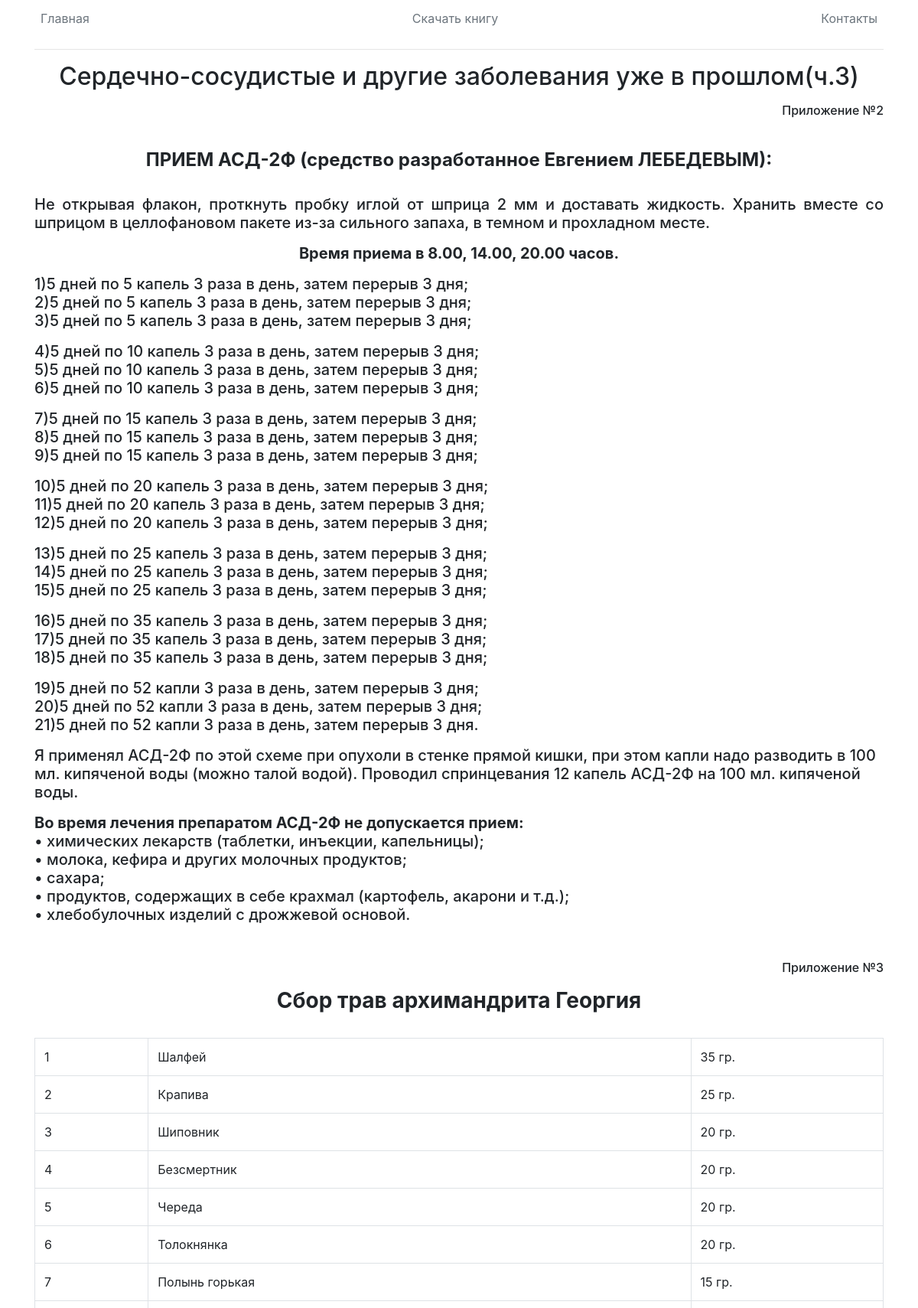
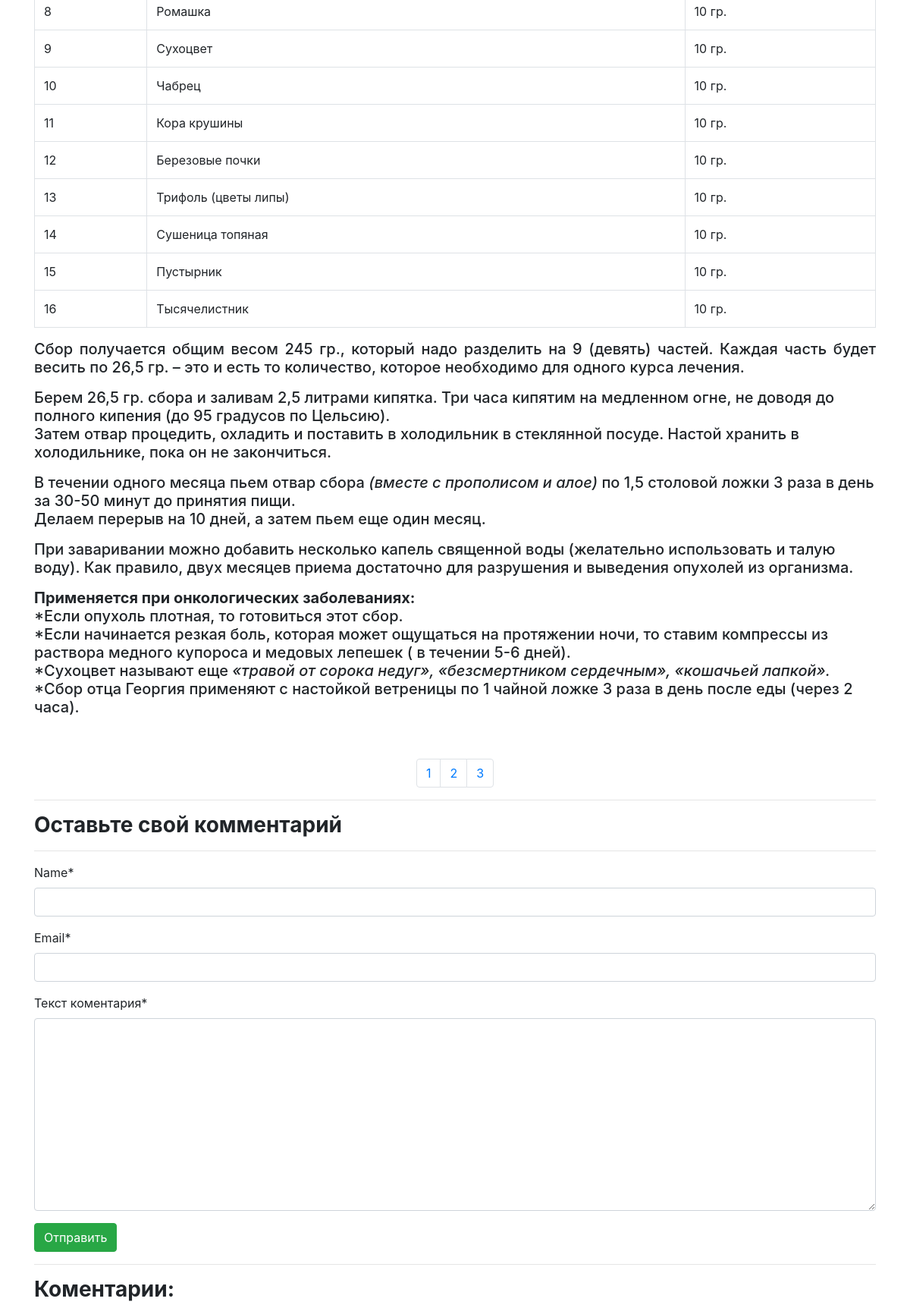
Screenshot of /3/ with the database file from the repository (2 pictures, top to bottom).
### myblog/models.py (models this page shows, shortened)
class Articles(models.Model):
    title = models.CharField(max_length=250)
    post = models.TextField()
    date = models.DateTimeField(auto_now_add=True)

### myblog/views.py (the view)
# urls.py: path('<int:pk>/', views.show),
def show(request, pk=1):
    post = Articles.objects.get(id=pk)
    comments = Comment.objects.all()
    if request.method == "POST":
        form = CommentForm(request.POST)
        if form.is_valid():
            comm = form.save(commit=False)
            comm.post = post
            comm.save()
    else:
        form = CommentForm()
    return render(request, "blog/post.html", {'post': post, 'form': form, 'comments': comments})

### myblog/forms.py
class CommentForm(forms.ModelForm):
    class Meta:
        model = Comment
        fields = ('name', 'email', 'text',)
    pass

### myblog/templates/blog/post.html (shortened to what this page needs)
{% extends 'blog/base.html' %}
{% load crispy_forms_tags %}
{% block content %}
<body>
    <hr class="blog-post">
        <h2 class="blog-post-title"><center>{{post.title}}</center></h2>
          <p>{{post.post|safe|linebreaks}}</p><br/>
          <p>
                <nav aria-label="Page navigation example">
                    <ul class="pagination justify-content-center">
                        <li class="page-item"><a class="page-link" href="/">1</a></li>
                        <li class="page-item"><a class="page-link" href="/2">2</a></li>
                        <li class="page-item"><a class="page-link" href="/3">3</a></li>
                    </ul>
                </nav>
            <hr><h3><b>Оставьте свой комментарий</b></h3><hr>
            <form action="/" method="post">
            {{form|crispy}}
            <button type="submit" class="btn btn-success">Отправить</button>
            </form>
            <hr><h3><b>Коментарии:</b></h3>
    </div>
</body>
{% endblock content %}

### rows the page displays
Articles: title "Сердечно-сосудистые и другие заболевания уже в прошлом(ч.3)", post "Приложение №2 ПРИЕМ АСД-2Ф (средство разработанное Евгением ЛЕБЕДЕВЫМ): Не открывая флакон, проткнуть пробку иглой от шприца 2 мм и доставать жидкость. Хранить вместе со шприцом в целлофановом пакете из-за сильного запаха, в темном и прохладном месте. Время приема в 8.00, 14.00, 20.00 часов. 1)5 дней по 5 капель 3 раза в день, затем перерыв 3 дня; 2)5 дней по 5 капель 3 раза в день, затем перерыв 3 дня; 3)5 дней по 5 капель 3 раза в день, затем перерыв 3 дня; 4)5 дней по 10 капель 3 раза в день, затем перерыв 3 дня; 5)5 дней по 10 капель 3 раза в день, затем перерыв 3 дня; 6)5 дней по 10 капель 3 раза в день, затем перерыв 3 дня; 7)5 дней по 15 капель 3 раза в день, затем перерыв 3 дня; 8)5…"
